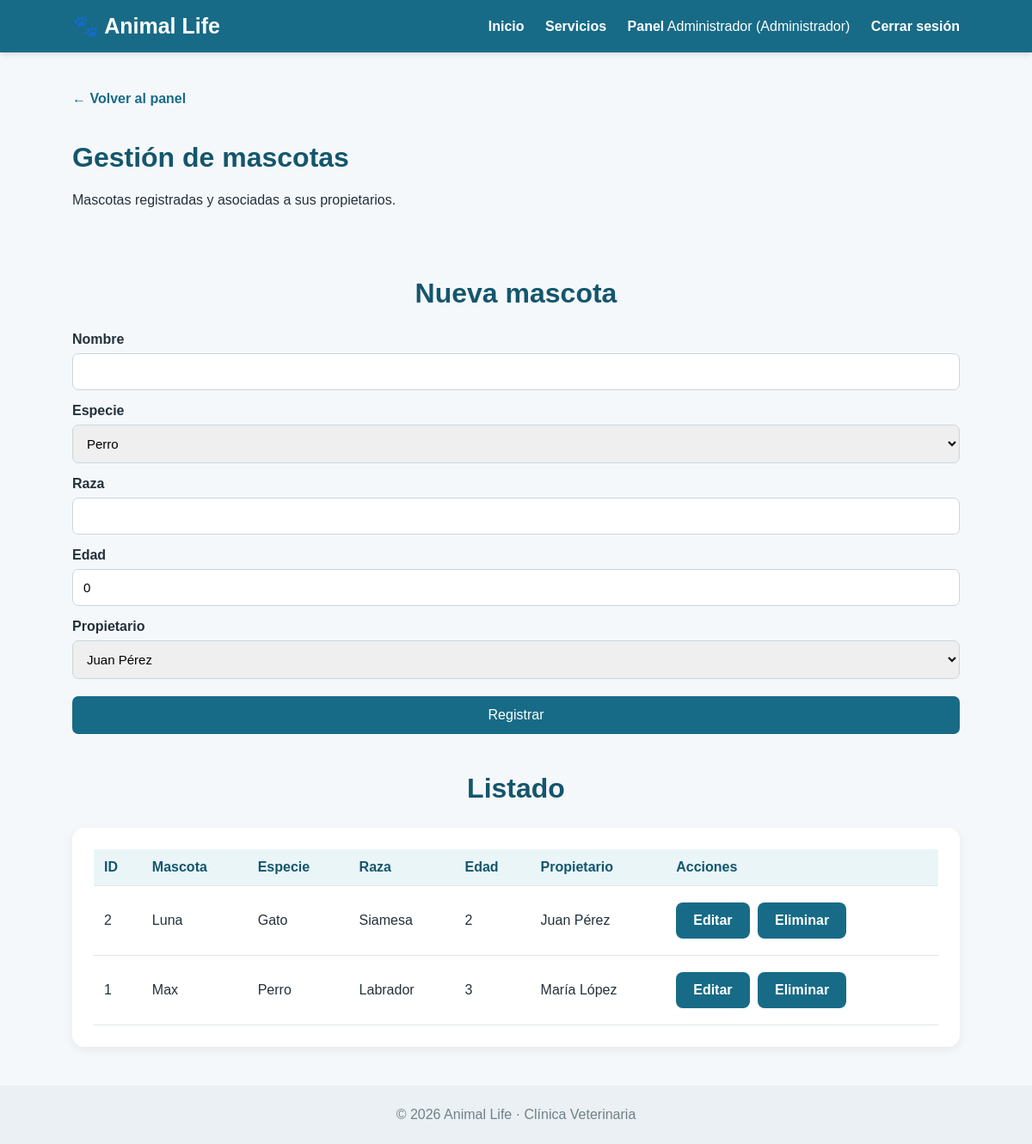
The page /mascotas.php (signed in) on the database its author committed.
### tables this page shows
CREATE TABLE mascotas (
  id_mascota INT AUTO_INCREMENT PRIMARY KEY,
  nombre VARCHAR(80) NOT NULL,
  especie VARCHAR(50),
  raza VARCHAR(50),
  edad INT,
  id_propietario INT NOT NULL,
  FOREIGN KEY (id_propietario) REFERENCES propietarios(id_propietario) ON DELETE CASCADE
);

CREATE TABLE propietarios (
  id_propietario INT AUTO_INCREMENT PRIMARY KEY,
  nombre VARCHAR(100) NOT NULL,
  dni VARCHAR(15) UNIQUE NOT NULL,
  telefono VARCHAR(20),
  correo VARCHAR(100),
  direccion VARCHAR(150)
);

### includes/data.php (called while the page is built, shortened)
<?php
function q_all($pdo, $sql, $params = []) {
    $st = $pdo->prepare($sql); $st->execute($params); return $st->fetchAll();
}

### mascotas.php (the view, shortened to what this page needs)
<?php
require_once 'includes/data.php';
$action = $_POST['action'] ?? $_GET['action'] ?? '';
$edit  = ($action === 'edit') ? q_one($pdo, "SELECT * FROM mascotas WHERE id_mascota=?", [(int)$_GET['id']]) : null;
$props = q_all($pdo, "SELECT id_propietario, nombre FROM propietarios ORDER BY nombre");
$lista = q_all($pdo, "SELECT m.*, p.nombre AS propietario FROM mascotas m
                     JOIN propietarios p ON m.id_propietario=p.id_propietario
                     ORDER BY m.id_mascota DESC");
require 'includes/header.php';
?>
<div class="page-title"><a class="back" href="dashboard.php">← Volver al panel</a><h1>Gestión de mascotas</h1><p>Mascotas registradas y asociadas a sus propietarios.</p></div>
<section class="section">
  <h2><?= $edit ? 'Editar mascota' : 'Nueva mascota' ?></h2>
  <form class="form" method="post" action="mascotas.php">
    <label>Nombre</label><input name="nombre" required value="<?= htmlspecialchars($edit['nombre'] ?? '') ?>">
    <label>Especie</label>
    <select name="especie" required>
      <?php foreach (['Perro','Gato','Ave','Roedor','Otro'] as $e): ?>
        <option <?= (($edit['especie'] ?? '')===$e)?'selected':'' ?>><?= $e ?></option>
      <?php endforeach; ?>
    </select>
    <label>Raza</label><input name="raza" value="<?= htmlspecialchars($edit['raza'] ?? '') ?>">
    <label>Edad</label><input type="number" name="edad" min="0" value="<?= htmlspecialchars($edit['edad'] ?? 0) ?>">
    <label>Propietario</label>
    <select name="id_propietario" required>
      <?php foreach ($props as $p): ?>
        <option value="<?= $p['id_propietario'] ?>" <?= (($edit['id_propietario'] ?? 0)==$p['id_propietario'])?'selected':'' ?>>
          <?= htmlspecialchars($p['nombre']) ?>
        </option>
      <?php endforeach; ?>
    </select>
    <button type="submit"><?= $edit ? 'Actualizar' : 'Registrar' ?></button>
  </form>
</section>
<section class="section">
  <h2>Listado</h2>
  <div class="table-box"><table>
    <tr><th>ID</th><th>Mascota</th><th>Especie</th><th>Raza</th><th>Edad</th><th>Propietario</th><th>Acciones</th></tr>
    <?php foreach ($lista as $m): ?>
      <tr>
        <td><?= $m['id_mascota'] ?></td>
        <td><?= htmlspecialchars($m['nombre']) ?></td>
        <td><?= htmlspecialchars($m['especie']) ?></td>
        <td><?= htmlspecialchars($m['raza']) ?></td>
        <td><?= (int)$m['edad'] ?></td>
        <td><?= htmlspecialchars($m['propietario']) ?></td>
        <td>
          <a class="btn small" href="mascotas.php?action=edit&id=<?= $m['id_mascota'] ?>">Editar</a>
          <a class="btn small danger" href="mascotas.php?action=delete&id=<?= $m['id_mascota'] ?>" onclick="return confirm('¿Eliminar?')">Eliminar</a>
        </td>
      </tr>
    <?php endforeach; ?>
  </table></div>
</section>
<?php require 'includes/footer.php'; ?>

### css/estilos.css (style rules this page uses)
* { box-sizing: border-box; }
body { margin: 0; font-family: Arial, Helvetica, sans-serif; background: #f5f8fb; color: #24313a; }
.btn { display: inline-block; background: #176b87; color: #fff; padding: 12px 20px; border-radius: 8px; text-decoration: none; margin: 7px 5px 7px 0; font-weight: 600; }
.section { width: 86%; max-width: 1100px; margin: 45px auto; }
.section h2 { text-align: center; color: #14566d; font-size: 32px; }
.form label { display: block; font-weight: bold; margin: 15px 0 7px; }
.form input, .form select, .form textarea { width: 100%; padding: 12px; border: 1px solid #ccd5da; border-radius: 7px; font-size: 15px; }
.form button { width: 100%; border: 0; background: #176b87; color: #fff; padding: 13px; border-radius: 7px; font-size: 16px; margin-top: 20px; cursor: pointer; }
.table-box { background: #fff; padding: 25px; border-radius: 14px; box-shadow: 0 3px 12px #0001; overflow: auto; }
table { width: 100%; border-collapse: collapse; }
th, td { padding: 12px; border-bottom: 1px solid #e2e7ea; text-align: left; }
th { background: #eaf5f8; color: #14566d; }
.back { margin-bottom: 20px; display: inline-block; color: #176b87; text-decoration: none; font-weight: bold; }
.page-title { padding: 45px 7% 20px; }
.page-title h1 { color: #14566d; }

### rows shown on the page
mascotas: id_mascota "2", nombre "Luna", especie "Gato", raza "Siamesa", edad "2", id_propietario.nombre "Juan Pérez"
mascotas: id_mascota "1", nombre "Max", especie "Perro", raza "Labrador", edad "3", id_propietario.nombre "María López"

### other values the page prints
$_SESSION['nombre'] "Administrador"
$rol_actual "Administrador"
form field especie "Perro"
form field id_propietario "Juan Pérez"
